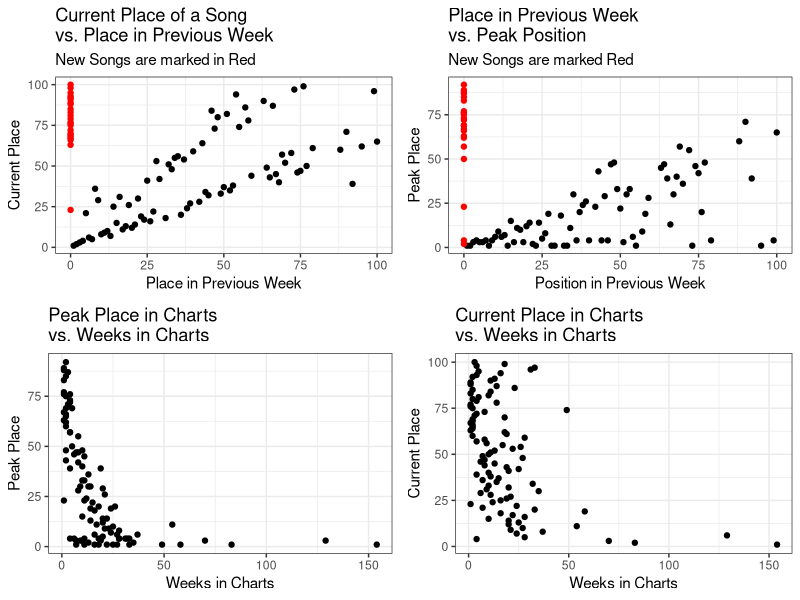
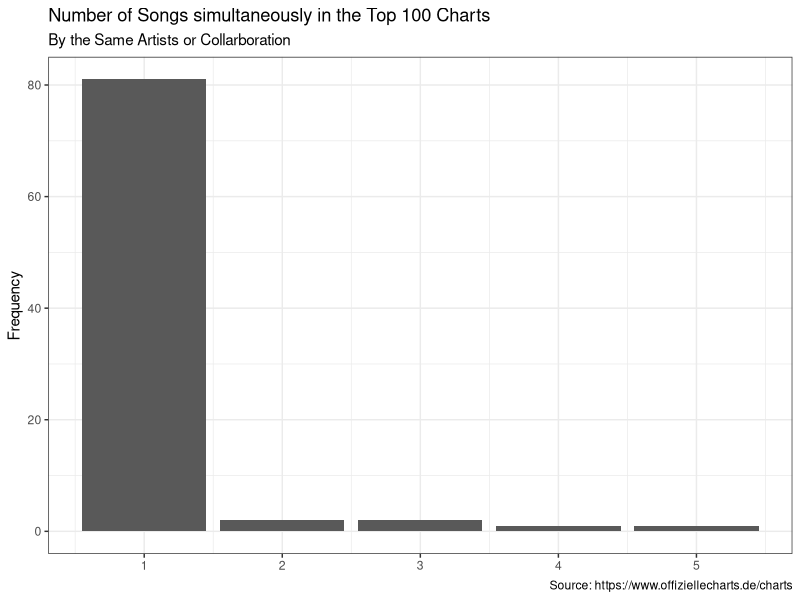
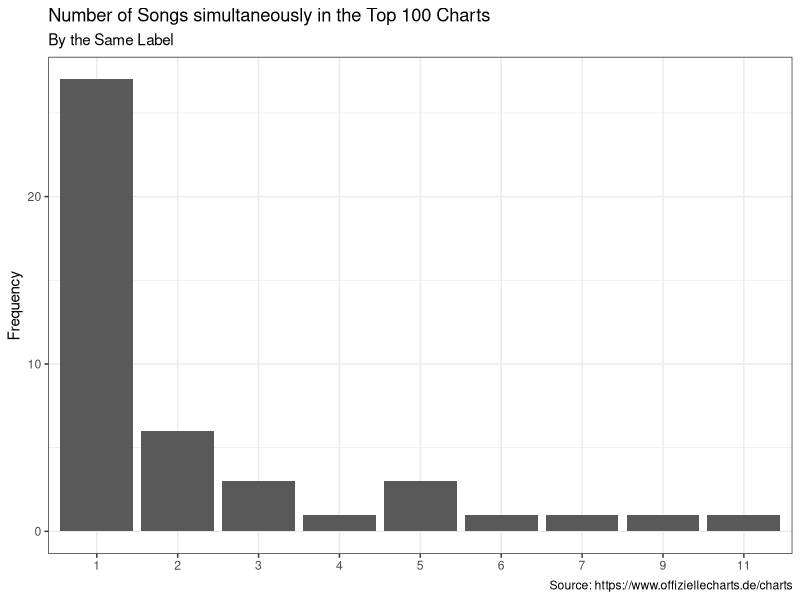

Reproduce these figures in R, in order.
## ---- chunk 1
library(ggplot2)
library(gridExtra)
library(readr)
library(dplyr)
chart_scrap <- read_csv('2022-01-05_charts_report.csv')
## ---- chunk 2
#Reporting Figures and Tables
#Scatter Plots
current_v_last <- ggplot(data = chart_scrap,
                                     aes(y = current, x=last_week,
                                     col=ifelse(is.na(last_week), yes = 'NA' , no = 'NonNA')))+
                                      geom_point(aes(y = current, x=last_week_fill),show.legend = F)+
                                      scale_color_manual(values = c('#FF0000','#000000'))+
                                      labs(title = 'Current Place of a Song \nvs. Place in Previous Week',
                                           subtitle = 'New Songs are marked in Red',
                                           y='Current Place', x='Place in Previous Week')+
                                        theme_bw()
weeks_v_peak <- ggplot(data = chart_scrap,
                                             aes(x=weeks_in_charts, y=peak_in_charts))+
                                              geom_point()+
                                              labs(title = 'Peak Place in Charts \nvs. Weeks in Charts',
                                                   x='Weeks in Charts', y='Peak Place')+
                                              theme_bw()
week_v_current <- ggplot(data = chart_scrap, aes(x=weeks_in_charts, y=current))+
                                      geom_point()+
                                      labs(title = 'Current Place in Charts \nvs. Weeks in Charts',
                                           x='Weeks in Charts', y='Current Place')+
                                      theme_bw()
last_v_peak <- ggplot(data = chart_scrap, aes(x=last_week_fill, y=peak_in_charts,
                                                col=ifelse(is.na(last_week), yes = 'NA' , no = 'NonNA')))+
                                    geom_point(show.legend = F)+
                                    labs(title = 'Place in Previous Week \nvs. Peak Position',
                                         subtitle = 'New Songs are marked Red',
                                         x='Position in Previous Week', y='Peak Place')+
                                    scale_color_manual(values = c('#FF0000','#000000'))+
                                    theme_bw()
grid.arrange(current_v_last,last_v_peak, weeks_v_peak,week_v_current, nrow=2)
## ---- chunk 3
chart_scrap%>%
                      count(artist)%>%
                      ggplot(aes(x=n))+
                      geom_bar()+
                      labs(title = 'Number of Songs simultaneously in the Top 100 Charts',
                           subtitle = 'By the Same Artists or Collarboration',
                           y='Frequency',
                           x=NULL,
                           caption = 'Source: https://www.offiziellecharts.de/charts')+
                      theme_bw()
chart_scrap%>%
                        count(artist,sort = T)%>%
                        filter(n>1)%>%
                        knitr::kable()
chart_scrap%>%
                      count(label)%>%
                      ggplot(aes(x=as.factor(n)))+
                      geom_bar()+
                      geom_bar()+
                      labs(title = 'Number of Songs simultaneously in the Top 100 Charts',
                           subtitle = 'By the Same Label',
                           y='Frequency',
                           x=NULL,
                           caption = 'Source: https://www.offiziellecharts.de/charts')+
                      theme_bw()
chart_scrap%>%
                        count(label, sort = T)%>%
                        filter(n>1)%>%
                        knitr::kable()
## ---- chunk 4
#Songs that are currently peaking
chart_scrap%>%
                        filter(current == peak_in_charts)%>%
                        select(artist, title, current)%>%
                        rename(Position = current)%>%
                        knitr::kable()
